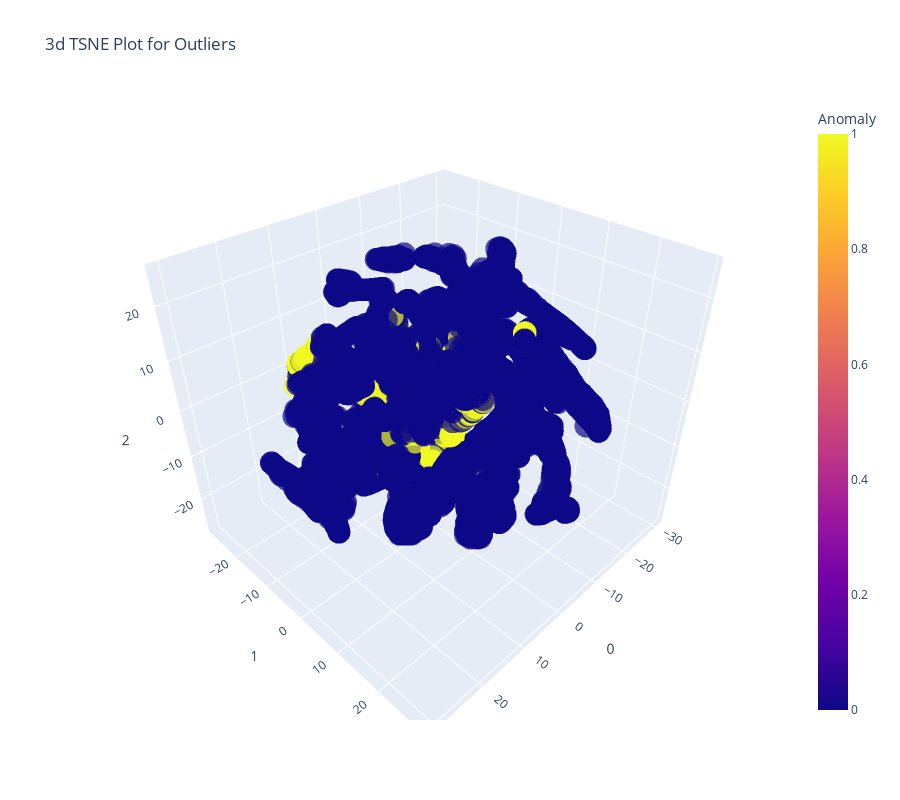

Notebook source saved alongside this figure:
### Code cell
plot_model(anom_model, plot = 'tsne')

### Figure 1 — Plotly figure (JSON) as saved in the notebook; plotly's stock layout.template omitted (floating-point values rounded to 4 significant figures; data arrays with more than 128 entries replaced by an {"elided": "..."} marker saying what was removed)
{"data": [{"customdata": {"elided": "9079x1 null values"}, "hovertemplate": "0=%{x}<br>1=%{y}<br>2=%{z}<br>Feature=%{customdata[0]}<br>Anomaly=%{marker.color}<extra></extra>", "legendgroup": "", "marker": {"color": {"elided": "9079 int values"}, "coloraxis": "coloraxis", "opacity": 0.7, "symbol": "circle"}, "mode": "markers", "name": "", "scene": "scene", "showlegend": false, "x": {"elided": "9079 float values"}, "y": {"elided": "9079 float values"}, "z": {"elided": "9079 float values"}, "type": "scatter3d"}], "layout": {"scene": {"domain": {"x": [0.0, 1.0], "y": [0.0, 1.0]}, "xaxis": {"title": {"text": "0"}}, "yaxis": {"title": {"text": "1"}}, "zaxis": {"title": {"text": "2"}}}, "coloraxis": {"colorbar": {"title": {"text": "Anomaly"}}, "colorscale": [[0.0, "#0d0887"], [0.1111, "#46039f"], [0.2222, "#7201a8"], [0.3333, "#9c179e"], [0.4444, "#bd3786"], [0.5556, "#d8576b"], [0.6667, "#ed7953"], [0.7778, "#fb9f3a"], [0.8889, "#fdca26"], [1.0, "#f0f921"]]}, "legend": {"tracegroupgap": 0}, "title": {"text": "3d TSNE Plot for Outliers"}, "height": 800, "width": 900}}
